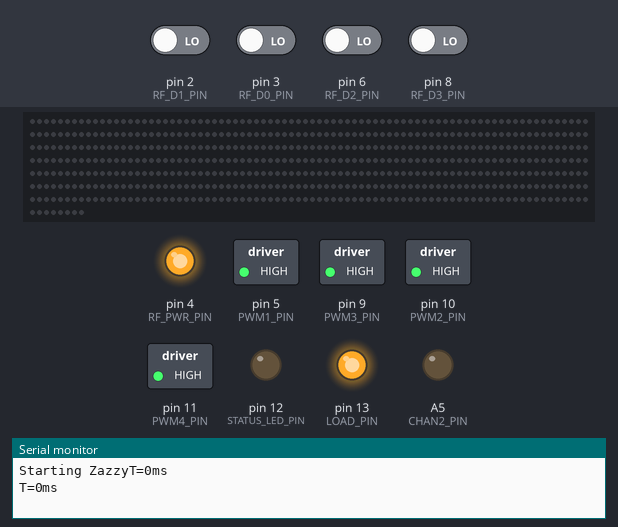
The sketch below on a simulated Arduino Uno, built with avr-gcc and run on an emulated ATmega328P. On the bench: 568 RGB LEDs in strip order, left to right, continuing on the next row, switched loads named in the sketch (green lamp = pin HIGH), output pins drawn as LEDs (lit = HIGH), the last lines printed to the serial monitor. Dashed ring = blinking. The inputs (shaded band) are chosen by the test bench; at power-on: pin 2 (RF_D1_PIN), pin 3 (RF_D0_PIN), pin 6 (RF_D2_PIN), pin 8 (RF_D3_PIN) LOW.

Above: at 1.2 s.
1.3 s: pin 2 (RF_D1_PIN) driven HIGH
At 2.7 s:
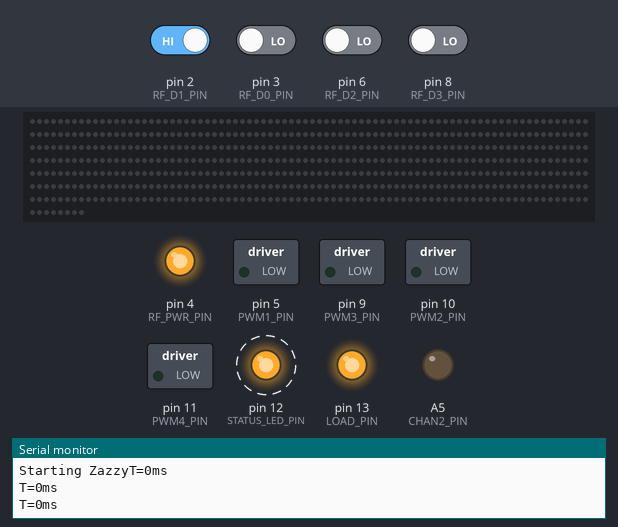
4.3 s: pin 6 (RF_D2_PIN) driven HIGH
At 5.07 s:
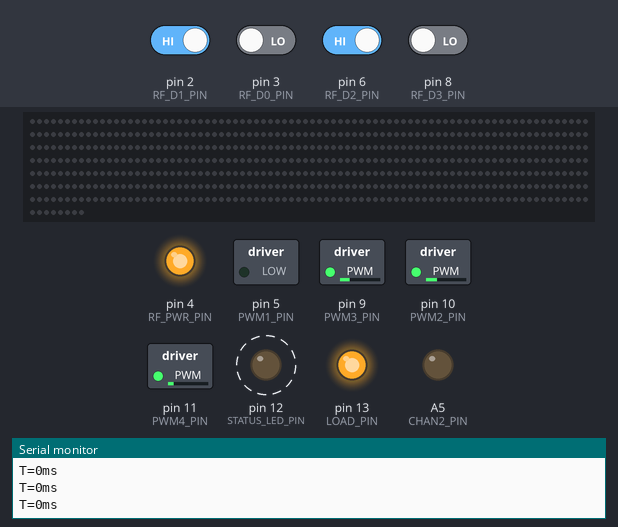
6.2 s: pin 8 (RF_D3_PIN) driven HIGH
At 6.9 s:
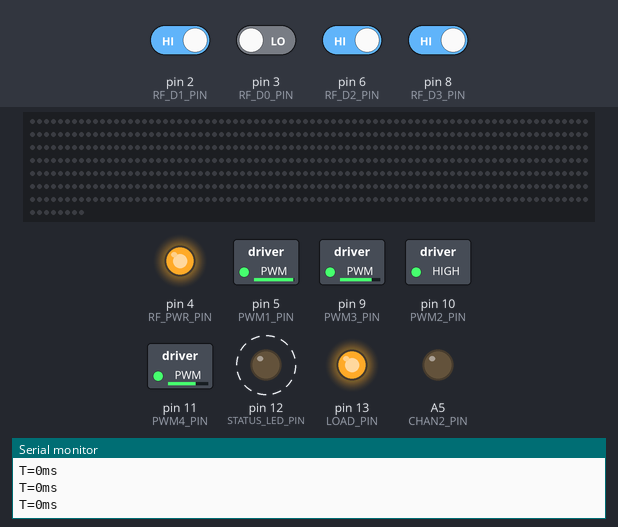
8.0 s: pin 8 (RF_D3_PIN) driven LOW
At 9.1 s:
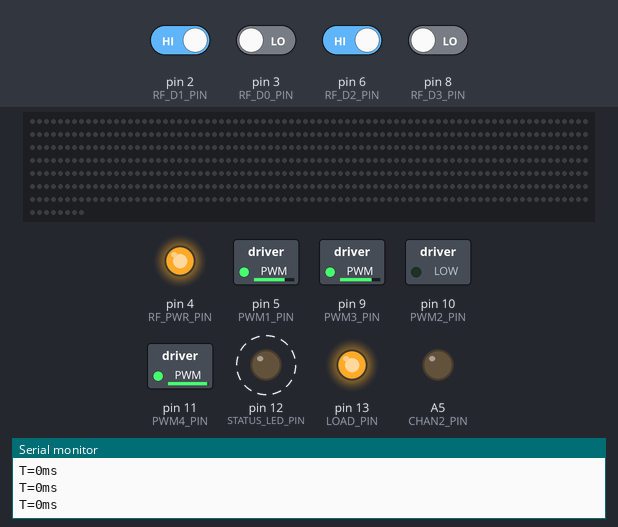
9.8 s: pin 6 (RF_D2_PIN) driven LOW
11.6 s: pin 6 (RF_D2_PIN) driven HIGH
At 15.19 s:
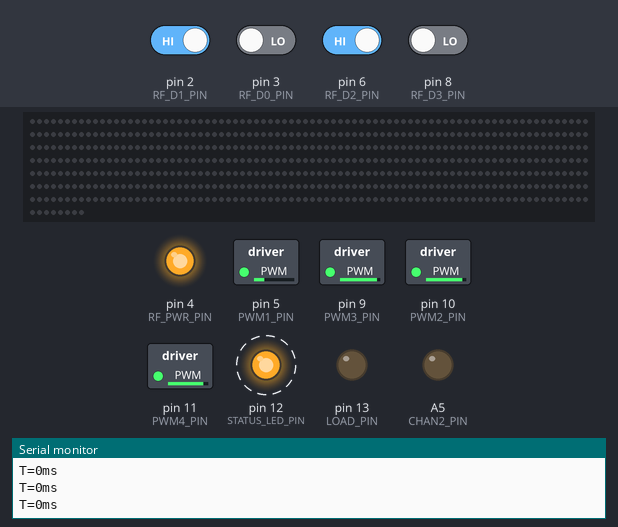
Timing chart, 0 to 15.8 s (numbered marks = the images above; inputs shaded):
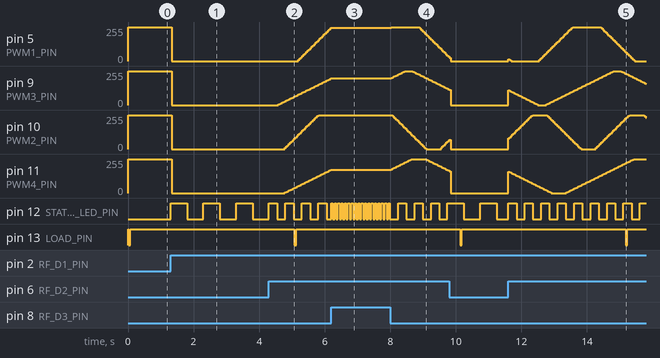

Measured:
- after the input at 1.3 s, pin 5 (PWM1_PIN), pin 9 (PWM3_PIN), pin 10 (PWM2_PIN), pin 11 (PWM4_PIN): 255/255 → 0/255 at once; pin 12 (STATUS_LED_PIN): alternates HIGH for 0.50 s and LOW for 0.50 s, starting at once
- after the input at 4.3 s, pin 5 (PWM1_PIN): moves from 0/255 to 250/255 over 0.99 s, starting after 0.90 s; pin 9 (PWM3_PIN): moves from 0/255 to 200/255 over 1.6 s, starting after 0.28 s
- after the input at 6.2 s, pin 5 (PWM1_PIN): stops changing and stays 250/255; pin 9 (PWM3_PIN): stays 200/255 (without the input it goes to 205/255 after 0.02 s)
- after the input at 8.0 s, pin 9 (PWM3_PIN): rises from 200/255 to 255/255 in 0.41 s, then falls to 115/255 in 1.4 s; pin 11 (PWM4_PIN): rises from 175/255 to 255/255 in 0.62 s, then falls to 165/255 in 1.1 s; pin 12 (STATUS_LED_PIN): alternates HIGH for 0.25 s and LOW for 0.25 s, starting after 0.24 s

The sketch:

zazzy.ino
```cpp
#include <Adafruit_NeoPixel.h>

#define BIKE_MODE 1
#define SIGN_MODE 0

#define RF_D3_PIN    8     // PB4
#define PWM3_PIN     9     // PB5
#define PWM2_PIN     10    // PB6
#define PWM4_PIN     11    // PB7

#define PWM1_PIN     5     // PC6
#define LOAD_PIN     13    // PC7

#define RF_D0_PIN    3     // PD0
#define RF_D1_PIN    2     // PD1
#define UART_RX_PIN  0     // PD2
#define UART_TX_PIN  1     // PD3
#define RF_PWR_PIN   4     // PD4
#define STATUS_LED_PIN  12 // PD6
#define RF_D2_PIN    6     // PD7

#define CHAN2_PIN    A5     // PF0
#define CHAN1_PIN    A4     // PF1
#define CHAN3_PIN    A3     // PF4
#define CHAN4_PIN    A1     // PF6

#define CHANNEL_COUNT  4
#define PATTERN_COUNT  1
#define STEP_PARTS     4

#define LED_COUNT 568

#define ROW_COUNT  17
#define COL_COUNT  40

const uint16_t mapping[17][6] = {
  {24, 6, 0, 0, 562, 1}, // 0
  {20, 13, 0, 0, 549, 0}, // 1
  {2, 7, 13, 17, 525, 1}, // 2
  {1, 10, 8, 19, 496, 0}, // 3
  {0, 39, 0, 0, 457, 1}, // 4
  {0, 40, 0, 0, 417, 0}, // 5
  {0, 40, 0, 0, 377, 1}, // 6
  {0, 40, 0, 0, 337, 0}, // 7
  {1, 39, 0, 0, 298, 1}, // 8
  {1, 39, 0, 0, 259, 0}, // 9
  {1, 39, 0, 0, 220, 1}, // 10
  {1, 39, 0, 0, 181, 0}, // 11
  {2, 37, 0, 0, 144, 1}, // 12
  {2, 37, 0, 0, 107, 0}, // 13
  {2, 37, 0, 0, 70, 1}, // 14
  {3, 35, 0, 0, 35, 0}, // 15
  {3, 35, 0, 0, 0, 1}, // 16
};

uint8_t mode = 0;
unsigned long last_led_update_time = 0;
uint16_t led_blink_period_ms = 0;

unsigned long next_load_update_time = 0;
unsigned long next_frame_time = 0;
unsigned long next_status_time = 0;
unsigned long last_frame_time = 0;

uint8_t channel_step[CHANNEL_COUNT];
uint8_t channel_cycle[CHANNEL_COUNT];
int16_t channel_duty[CHANNEL_COUNT];

// rise_rate, hold, fall_rate, delay
const uint8_t pattern[4][STEP_PARTS] = {
  {10, 20, 10, 20},
  {10, 10, 10, 10},
  {5, 5, 5, 5},
  {5, 10, 5, 10},
};

uint16_t cycle = 0;
uint16_t subcycle = 0;

// Declare our NeoPixel strip object:
Adafruit_NeoPixel strip(LED_COUNT, CHAN1_PIN, NEO_GRB + NEO_KHZ800);

void setup() {
  pinMode(RF_D0_PIN, INPUT);
  pinMode(RF_D1_PIN, INPUT);
  pinMode(RF_D2_PIN, INPUT);
  pinMode(RF_D3_PIN, INPUT);

  digitalWrite(RF_PWR_PIN, HIGH);
  pinMode(RF_PWR_PIN, OUTPUT);

  digitalWrite(STATUS_LED_PIN, LOW);
  pinMode(STATUS_LED_PIN, OUTPUT);

  digitalWrite(LOAD_PIN, HIGH);
  pinMode(LOAD_PIN, OUTPUT);

  digitalWrite(CHAN1_PIN, LOW);
  pinMode(CHAN1_PIN, OUTPUT);

  digitalWrite(CHAN2_PIN, LOW);
  pinMode(CHAN2_PIN, OUTPUT);

  digitalWrite(CHAN2_PIN, LOW);
  pinMode(CHAN2_PIN, OUTPUT);

  digitalWrite(CHAN2_PIN, LOW);
  pinMode(CHAN2_PIN, OUTPUT);

  digitalWrite(PWM1_PIN, HIGH);
  pinMode(PWM1_PIN, OUTPUT);

  digitalWrite(PWM2_PIN, HIGH);
  pinMode(PWM2_PIN, OUTPUT);

  digitalWrite(PWM3_PIN, HIGH);
  pinMode(PWM3_PIN, OUTPUT);

  digitalWrite(PWM4_PIN, HIGH);
  pinMode(PWM4_PIN, OUTPUT);

#if SIGN_MODE
  delay(2000);
  digitalWrite(PWM1_PIN, LOW);
#endif


  strip.begin();
  strip.setBrightness(255);
  strip.show();

  Serial.begin(115200);
  Serial.write("Starting Zazzy");
}

void loop() {
  unsigned long current_time = millis();

  // Process remote button input
  if (digitalRead(RF_D3_PIN) == HIGH) {
    mode = 1;
    cycle = 0;
  } else if (digitalRead(RF_D2_PIN) == HIGH) {
    mode = 2;
    cycle = 0;
  } else if (digitalRead(RF_D1_PIN) == HIGH) {
    mode = 3;
    cycle = 0;
  } else if (digitalRead(RF_D0_PIN) == HIGH) {
    mode = 0;
    cycle = 0;
  }

  // Update status led period based on mode
  if (mode == 1) {
    led_blink_period_ms = 50;
  } else if (mode == 2) {
    led_blink_period_ms = 250;
  } else if (mode == 3) {
    led_blink_period_ms = 500;
  } else {
    led_blink_period_ms = 0;
  }

  // Blink the status led
  if (led_blink_period_ms > 0) {
    if (last_led_update_time == 0 || current_time - last_led_update_time > led_blink_period_ms) {
      digitalWrite(STATUS_LED_PIN, !digitalRead(STATUS_LED_PIN));
      last_led_update_time = current_time;
    }
  } else {
    digitalWrite(STATUS_LED_PIN, LOW);
  }

#if BIKE_MODE
  // Apply periodic load to keep USB power bank alive
  if (next_load_update_time == 0 || current_time > next_load_update_time) {
    if (digitalRead(LOAD_PIN)) {
      digitalWrite(LOAD_PIN, LOW);
      next_load_update_time = current_time + 50;
    } else {
      digitalWrite(LOAD_PIN, HIGH);
      next_load_update_time = current_time + 5000;
    }
  }

  // Call frame task every 40ms (25Hz)
  if (next_frame_time == 0 || current_time > next_frame_time) {
    next_frame_time = current_time + 40;
    FrameTask();
    last_frame_time = millis() - current_time;
  }
#endif // BIKE_MODE

#if SIGN_MODE
  if (next_frame_time == 0 || current_time > next_frame_time) {
    next_frame_time = current_time + 40;
    PixelTask();
    last_frame_time = millis() - current_time;
  }
#endif // SIGN_MODE

  if (next_status_time == 0 || current_time > next_status_time) {
    next_status_time = current_time + 1000;
    Serial.print("T=");
    Serial.print(last_frame_time);
    Serial.println("ms");
  }
}

void FrameTask(void) {
  // Called every 40ms (25Hz)
  if (mode == 0) {
    analogWrite(PWM1_PIN, 255);
    analogWrite(PWM2_PIN, 255);
    analogWrite(PWM3_PIN, 255);
    analogWrite(PWM4_PIN, 255);
  } else if (mode == 1) {
    if (cycle >= 8) {
      cycle = 0;
      switch (subcycle) {
        case 0:
          analogWrite(PWM1_PIN, 0);
          analogWrite(PWM2_PIN, 255);
          analogWrite(PWM3_PIN, 255);
          analogWrite(PWM4_PIN, 255);
          subcycle++;
          break;
        case 1:
          analogWrite(PWM1_PIN, 255);
          analogWrite(PWM2_PIN, 0);
          analogWrite(PWM3_PIN, 255);
          analogWrite(PWM4_PIN, 255);
          subcycle++;
          break;
        case 2:
          analogWrite(PWM1_PIN, 255);
          analogWrite(PWM2_PIN, 255);
          analogWrite(PWM3_PIN, 0);
          analogWrite(PWM4_PIN, 255);
          subcycle++;
          break;
        default:
          analogWrite(PWM1_PIN, 255);
          analogWrite(PWM2_PIN, 255);
          analogWrite(PWM3_PIN, 255);
          analogWrite(PWM4_PIN, 0);
          subcycle = 0;
          break;
      }
    }
  } else if (mode == 2) {
    UpdateChannelState(0, 0);
    UpdateChannelState(1, 1);
    UpdateChannelState(2, 2);
    UpdateChannelState(3, 3);
  } else if (mode == 3) {
    analogWrite(PWM1_PIN, 0);
    analogWrite(PWM2_PIN, 0);
    analogWrite(PWM3_PIN, 0);
    analogWrite(PWM4_PIN, 0);
  }
  cycle++;
}

void UpdateChannelState(uint8_t channel, uint8_t pattern_id) {
  switch (channel_step[channel]) {
    case 0:
      channel_duty[channel] = channel_duty[channel] - pattern[pattern_id][0];
      channel_cycle[channel] = 0;
      if (channel_duty[channel] <= 0) {
        channel_duty[channel] = 0;
        channel_step[channel]++;
      }
      break;
    case 1:
      channel_cycle[channel]++;
      if (channel_cycle[channel] >= pattern[pattern_id][1]) {
        channel_cycle[channel] = 0;
        channel_step[channel]++;
      }
      break;
    case 2:
      channel_duty[channel] = channel_duty[channel] + pattern[pattern_id][2];
      channel_cycle[channel] = 0;
      if (channel_duty[channel] >= 255) {
        channel_duty[channel] = 255;
        channel_step[channel]++;
      }
      break;
    case 3:
      channel_cycle[channel]++;
      if (channel_cycle[channel] >= pattern[pattern_id][3]) {
        channel_cycle[channel] = 0;
        channel_step[channel] = 0;
      }
      break;
  }

  switch (channel) {
    case 0:
      analogWrite(PWM1_PIN, channel_duty[channel]);
      break;
    case 1:
      analogWrite(PWM2_PIN, channel_duty[channel]);
      break;
    case 2:
      analogWrite(PWM3_PIN, channel_duty[channel]);
      break;
    case 3:
      analogWrite(PWM4_PIN, channel_duty[channel]);
      break;
  }
}

void PixelTask() {
  // Called every 40ms (25Hz)
  uint8_t red = 0;
  uint8_t green = 0;
  uint8_t blue = 0;

  for (size_t i = 0; i < strip.numPixels(); i++) {
    if (mode == 1) {
      strip.setPixelColor(i, GetWheelColor(((i * 256 / strip.numPixels()) + cycle) & 255));
    } else if (mode == 3) {
      strip.setPixelColor(i, GetWheelColor(cycle));
    } else {
      strip.setPixelColor(i, 0);
    }
  }

  if (mode == 2) {
    ShaderA();
  }

  cycle++;
  if (cycle == 255) {
    cycle = 0;
  }

  strip.show();
}

void ShaderA(void) {
  uint8_t y = 0;
  uint8_t x = 0;
  int16_t location = -1;
  for (y = 0; y < ROW_COUNT; y++) {
    for (x = 0; x < COL_COUNT; x++) {
      location = GetPixelLocation(x, y);
      if (location != -1) {
        strip.setPixelColor(location, strip.Color(y * 10, x * 5, 0));
      }
    }
  }
}

int16_t GetPixelLocation(uint8_t x, uint8_t y) {
  int16_t location = 0;
  uint8_t row_offset = 0;

  uint8_t offset_1 = mapping[y][0];
  uint8_t size_1 = mapping[y][1];
  uint8_t gap = mapping[y][2];
  uint8_t size_2 = mapping[y][3];
  uint16_t strip_offset = mapping[y][4];
  bool reversed = mapping[y][5];

  uint8_t row_size = size_1 + size_2;
  uint8_t max_1 = offset_1 + size_1;
  uint8_t offset_2 = max_1 + gap;
  uint8_t max_2 = offset_2 + size_2;

  if (x >= offset_1 && (x < max_1) ) {
    row_offset = x - offset_1;
  } else if (x >= offset_2 && (x < max_2) ) {
    row_offset = x - offset_2 + size_1;
  } else {
    // Not a valid location
    return -1;
  }

  if (reversed) {
    location = (strip_offset + row_size - 1 - row_offset);
  } else {
    location = (strip_offset + row_offset);
  }

  return location;
}

// Input a value 0 to 255 to get a color value.
// The colors transition r -> g -> b -> r
uint32_t GetWheelColor(uint8_t position) {
  position = 255 - position;
  if (position < 85) {
    return strip.Color(255 - position * 3, 0, position * 3);
  } else if (position < 170) {
    position -= 85;
    return strip.Color(0, position * 3, 255 - position * 3);
  } else {
    position -= 170;
    return strip.Color(position * 3, 255 - position * 3, 0);
  }
}
```
